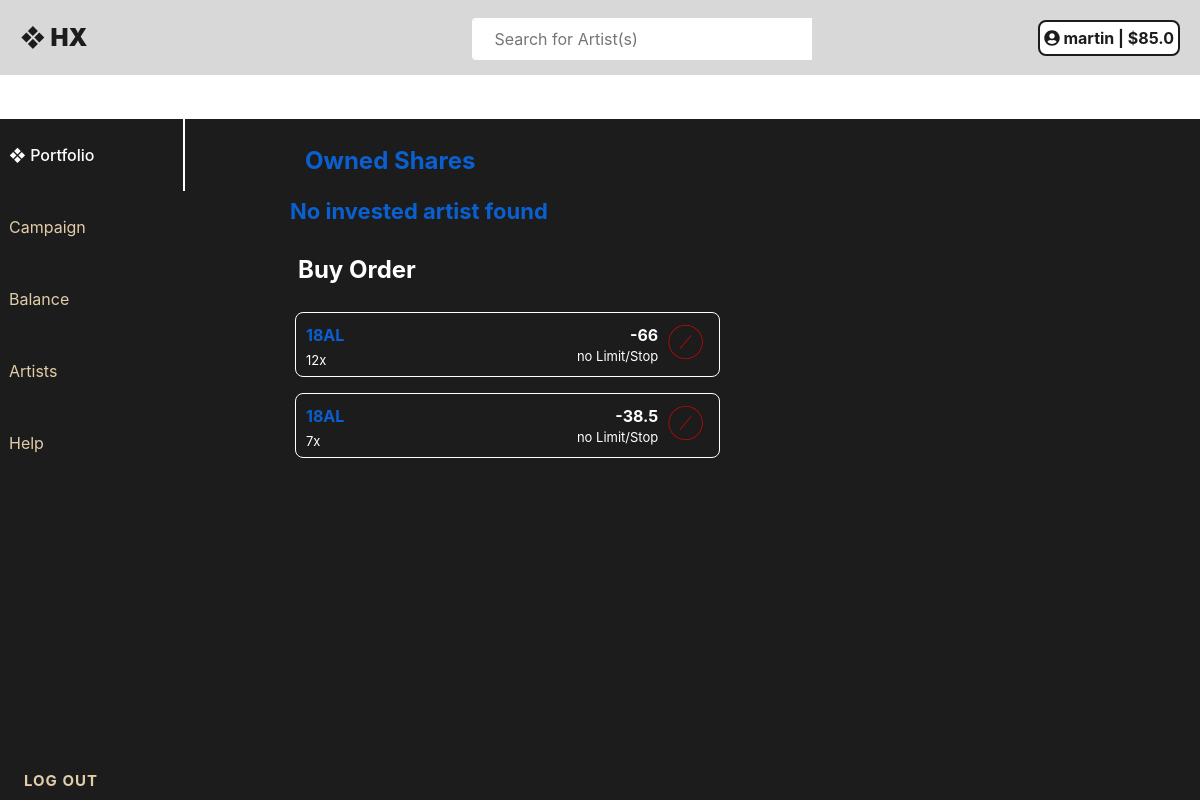
Screenshot of /frontend/listener/Listener.php (signed in) with the database file from the repository.
### tables this page shows
CREATE TABLE `buy_order` (
  `id` int(11) NOT NULL,
  `user_username` varchar(50) NOT NULL,
  `artist_username` varchar(50) NOT NULL,
  `quantity` int(11) NOT NULL,
  `siliqas_requested` decimal(10,1) NOT NULL,
  `buy_limit` decimal(10,1) NOT NULL,
  `buy_stop` decimal(10,1) NOT NULL,
  `date_posted` datetime NOT NULL
);

CREATE TABLE `campaign` (
  `id` int(11) NOT NULL,
  `artist_username` varchar(50) NOT NULL,
  `offering` varchar(20) NOT NULL,
  `date_posted` datetime NOT NULL,
  `date_expires` datetime NOT NULL,
  `type` varchar(10) NOT NULL,
  `minimum_ethos` decimal(10,1) NOT NULL,
  `eligible_participants` int(11) NOT NULL,
  `winner` varchar(20) DEFAULT NULL,
  `is_active` tinyint(1) NOT NULL
);

CREATE TABLE `account` (
  `username` varchar(50) NOT NULL,
  `password` varchar(60) NOT NULL,
  `account_type` varchar(50) NOT NULL,
  `id` int(11) NOT NULL,
  `Shares` int(50) NOT NULL,
  `balance` decimal(10,1) NOT NULL,
  `rate` decimal(10,1) NOT NULL,
  `Share_Distributed` int(10) NOT NULL,
  `email` varchar(50) NOT NULL,
  `billing_address` varchar(10) NOT NULL,
  `Full_name` varchar(50) NOT NULL,
  `City` varchar(20) NOT NULL,
  `State` varchar(20) NOT NULL,
  `ZIP` varchar(6) NOT NULL,
  `Card_number` varchar(19) NOT NULL,
  `Transit_no` varchar(5) NOT NULL,
  `Inst_no` varchar(3) NOT NULL,
  `Account_no` varchar(11) NOT NULL,
  `Swift` varchar(8) NOT NULL,
  `price_per_share` decimal(10,1) NOT NULL,
  `Monthly_shareholder` int(11) NOT NULL,
  `Income` decimal(10,1) NOT NULL,
  `Market_cap` decimal(10,1) NOT NULL,
  `shares_repurchase` int(11) NOT NULL
);

### backend/shared/include/MarketplaceHelpers.php (called while the page is built, shortened)
<?php
if ($_SESSION['dependencies'] == "FRONTEND")
{
    if ($_SESSION['account_type'] == AccountType::User)
    {
        include '../../backend/listener/include/ListenerHelpers.php';
    }
}
function getArtistPricePerShare($artist_username): float
{
    $conn = connect();
    $result = searchAccount($conn, $artist_username);
    $price_per_share = $result->fetch_assoc();
    $ret = $price_per_share['price_per_share'];
    return $ret;
}
    function getArtistMarketTag($artist_username)
    {
        $ret = "Error in getting artist market tag";
        $conn = connect();
        $res = searchArtistTicker($conn, $artist_username);
        if($res->num_rows > 0)
        {
            $artist_tag = $res->fetch_assoc();
            $ret = $artist_tag['ticker'];
        }
        return $ret;
    }
?>

### backend/control/Queries.php (called while the page is built, shortened)
<?php
        function searchAccount($conn, $username)
        {
            $sql = "SELECT * FROM account WHERE username = ?";
            $stmt = $conn->prepare($sql);
            $stmt->bind_param('s', $username);
            if($stmt->execute() == FALSE)
            {
                $msg = "Error occured: ".implode(":", $stmt->errorInfo());
                hx_error(HX::QUERY, "searchAccount failed to query");
            }
            $result = $stmt->get_result();
            return $result;
        }
        function searchArtistTicker($conn, $artist_username)
        {
            $sql = "SELECT ticker FROM artist_account_data WHERE artist_username = ?";
            $stmt = $conn->prepare($sql);
            $stmt->bind_param('s', $artist_username);
            $stmt->execute();
            $result = $stmt->get_result();
            return $result;
        }
        function searchUserInvestedArtists($conn, $user_username)
        {
            $sql = "SELECT shares_owned, artist_username FROM artist_shareholders WHERE user_username = ?";
            $stmt = $conn->prepare($sql);
            $stmt->bind_param('s', $user_username);
            $stmt->execute();
            $result = $stmt->get_result();
            return $result;
        }
        function searchUserBuyOrders($conn, $user_username)
        {
            $sql = "SELECT * FROM buy_order WHERE user_username = ? ORDER BY date_posted ASC";
            $stmt = $conn->prepare($sql);
            $stmt->bind_param('s', $user_username);
            $stmt->execute();
            $result = $stmt->get_result();
            return $result;
        }
        function searchCampaignsByType($conn, $campaign_type)
        {
            $sql = "SELECT id, artist_username, offering, date_posted, date_expires, type, minimum_ethos, eligible_participants, winner, is_active FROM campaign WHERE type = ?";
            $stmt = $conn->prepare($sql);
            $stmt->bind_param('s', $campaign_type);
            $stmt->execute();
            $result = $stmt->get_result();
            return $result;
        }
?>

### backend/shared/include/TimeUtil.php (called while the page is built, shortened)
<?php
    function dbDateTimeParser($date_time_object)
    {
        $splitter = explode(" ", $date_time_object);
        $ret = dateParser($splitter[0])." at ".timeParser($splitter[1]);
        return $ret;
    }
    function dateParser($date)
    {
        $date_parser = explode("-", $date);
        $month = monthToText($date_parser[1]);
        $ret = $month." ".$date_parser[2].", ".$date_parser[0];
        return $ret;
    }
    function timeParser($time)
    {
        $time_parser = explode(":", $time);
        return timeToText($time_parser[0], $time_parser[1]);
    }
    function monthToText($month)
    {
        if($month == "01")
        {
            $month = "Jan";
        }
        else if($month == "02")
        {
            $month = "Feb";
        }
        return $month;
    }
    function timeToText($hour, $minute)
    {
        $ret = 0;
        if($hour > 12)
        {
            $hour = $hour - 12;
            $ret = $hour.":".$minute." p.m.";
        }
        else if($hour == 12)
        {
            $ret = $hour.":".$minute." p.m.";
        }
        else
        {
            $ret = $hour.":".$minute." a.m.";
        }
        return $ret;
    }
?>

### backend/shared/include/CampaignHelpers.php (called while the page is built, shortened)
<?php
    function checkRaffleRoll()
    {
        $conn = connect();
        $res = searchCampaignsByType($conn, "raffle");
    }
?>

### backend/listener/include/ListenerHelpers.php (the view, shortened to what this page needs)
<?php
    function displayTicker()
    {
        echo '
                <div>
                    <div class="marquee">
                            <form action="../../backend/listener/TagToArtistShareInfoSwitcher.php" method = "post">
                            <p>
        ';
        echo '
                        </p>
                    </form>
                </div>
        ';
    }
?>

### backend/shared/include/frontendPrintHelpers.php (shortened to what this page needs)
<?php
    function printOwnedSharesTable($user_username)
    {
        $conn = connect();
        $res = searchUserInvestedArtists($conn, $user_username);
        if($res->num_rows > 0)
        {
            $artist_count = 0;
            while($row = $res->fetch_assoc())
            {
                if($row['shares_owned'] <= 0)
                {
                    continue;
                }
                $artist_count++;
            }
            if($artist_count == 0)
            {
                echo '<h4 class="h4-blue">No invested artist found</h4>';
            }
        }
        else
        {
            echo '<h4 class="h4-blue">You have not invested in any artists</h4>';
        }
    }
    function printOpenBuyTable($user_username)
    {
        $conn = connect();
        $res = searchUserBuyOrders($conn, $user_username);
        if($res->num_rows > 0)
        {
            echo '
                <div>
                <h3 data-toggle="tooltip" title="Order in queue to purchase shares." class="tooltip-pointer py-2 mx-2">Buy Order</h3>
            ';
            while($row = $res->fetch_assoc())
            {
                $limit_stop = "no Limit/Stop";
                $artist_username = $row['artist_username'];
                $artist_market_price = getArtistPricePerShare($artist_username);
                $artist_market_tag = getArtistMarketTag($artist_username);
                $amount_spending = $artist_market_price * $row['quantity'];
                echo '
                    <p>
                        <div data-toggle="tooltip" title="id: '.$row['id'].'&#013;Date created: '.dbDateTimeParser($row['date_posted']).'" class="portfolio-box-open-order tooltip-pointer">
                            <form action="../../backend/listener/RemoveBuyOrderBackend.php" method="post">
                                <input name="remove_id['.$row['id'].']" class="open-order-cancel" type="submit" role="button" value="⊘">
                            </form>
                            <form
                            <form action="../../backend/listener/TagToArtistShareInfoSwitcher.php" method="post">
                                <input name = "artist_ticker" class="input-no-border text-bold" type = "submit" id="abc_blue" role="button" value = "'.$artist_market_tag.'"><b class="portfolio-sellorder">-'.$amount_spending.'</b><br>
                            </form>
                            <b class="portfolio-shareamount-openorder">'.$row['quantity'].'x</b><b class="portfolio-limitstop">'.$limit_stop.'</b>
                        </div>
                    </p>
                ';
            }
            echo '</div>';
        }
    }
?>

### frontend/css/menu.css (style rules this page uses)
.h4-blue { font-size: 1.375rem; color: #0a60d0; }
.marquee { width: 100%; line-height: 10px; background-color: rgb(255, 255, 255); color: #1c1c1cff; white-space: nowrap; overflow: hidden; box-sizing: border-box; }
.marquee p { display: inline-block; padding-left: 100%; animation: marquee 25s linear infinite; }
.portfolio-box-open-order { border-radius: 8px; border: 1px solid white; background: #1c1c1cff; padding: 10px; margin: 5px; width: 425px; height: 65px; }
.portfolio-sellorder { color:rgb(255, 255, 255); float: right; cursor: context-menu; }
.portfolio-shareamount-openorder { color: rgb(255, 255, 255); font-weight: normal; font-size: small; cursor: context-menu; }
.portfolio-limitstop { color:rgb(255, 255, 255); float: right; font-weight: normal; font-size: small; cursor: context-menu; }
.open-order-cancel { color: red; font-weight: lighter; padding-left: 10px; font-size: 25px; display: flex; justify-content: center; background: transparent; border: transparent; display: inline; flex-direction: column; text-align: center; float: right; cursor: pointer; }
.input-no-border { border:0px transparent; background-color: transparent; }
.tooltip-pointer { cursor: help; }

### rows the page displays
buy_order: amount_spending "66", quantity "12", limit_stop "no Limit/Stop"
buy_order: amount_spending "38.5", quantity "7", limit_stop "no Limit/Stop"

### other values shown
$_SESSION['username'] "martin"
$_SESSION['user_balance'] "85.0"
